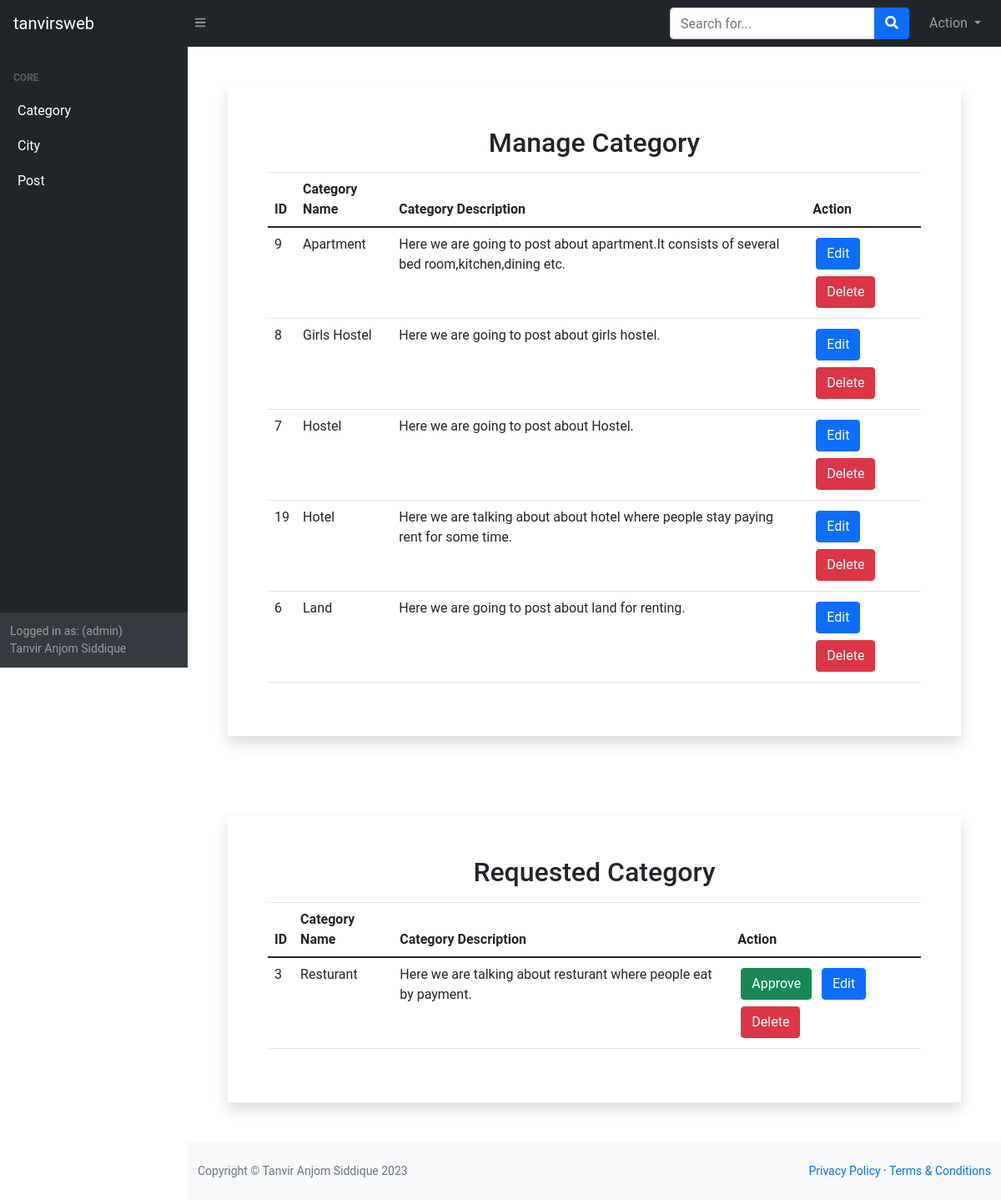
The app's page /Admin/manage_category.php (signed in), older data.
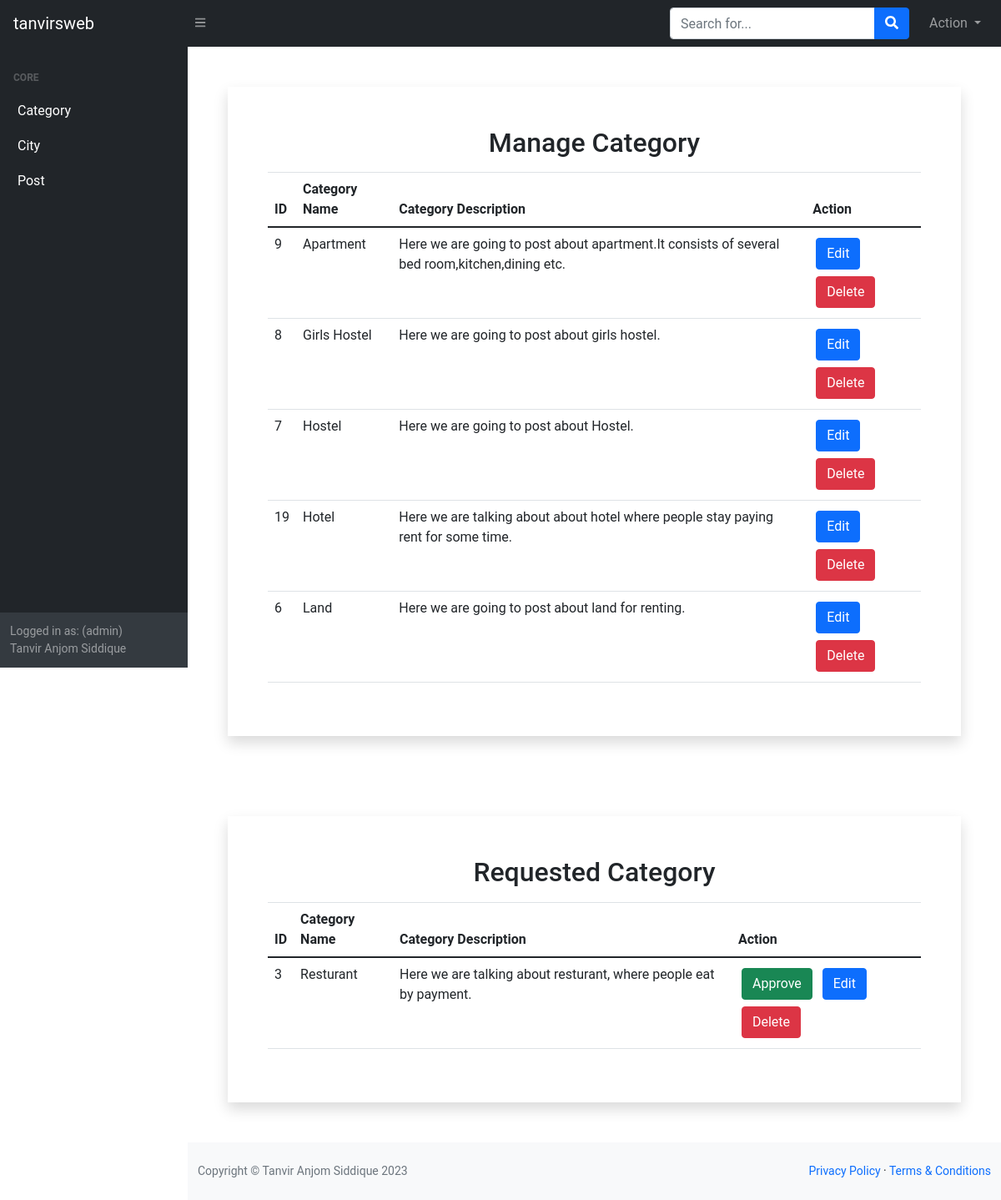
The same page, newer data.
### tables this page shows
CREATE TABLE `category_req` (
  `cat_id` int(255) NOT NULL,
  `cat_name` text NOT NULL,
  `cat_des` text NOT NULL,
  `ctg_author_id` int(11) NOT NULL
);

### Admin/manage_category.php (called while the page is built, shortened)
<?php
    include("template.php");
?>

### Admin/class/function.php (called while the page is built, shortened)
<?php
    class adminBlog{
        protected function connect() {
            try{
                $username="root";
                $password="";
                $dbh=new PDO('mysql:host=localhost;dbname=house_renting',$username,$password);
                return $dbh;
            }
            catch(PDOException $e){
                print "Error!: ".$e->getMessage()."<br>";
                die();
            }
        }
        public function display_category(){
            $stmt=$this->connect()->prepare("SELECT * FROM category ORDER BY cat_name;");
            if( ( !$stmt->execute(array()) ) || ($stmt->rowCount() == 0) ){
                $stmt=null;
                exit();
            }
            $category =$stmt->fetchAll(PDO::FETCH_ASSOC);
            return $category;
        }
        public function display_category_req(){
            $stmt=$this->connect()->prepare("SELECT * FROM category_req ORDER BY cat_name;");
            if( ( !$stmt->execute(array()) ) || ($stmt->rowCount() == 0) ){
                $stmt=null;
                exit();
            }
            $category =$stmt->fetchAll(PDO::FETCH_ASSOC);
            return $category;
        }
    }
?>

### Admin/view/manage_category_view.php (the view, shortened to what this page needs)
<?php
    $catdata=$obj->display_category();
?>
<div class="shadow m-5 p-5">
    <h2 class="text-center mb-3">Manage Category</h2>
    <table class="table">
        <thead>
            <tr>
                <th>ID</th>
                <th>Category Name</th>
                <th>Category Description</th>
                <?php if($_SESSION['person']=='admin'){?>
                    <th>Action</th>
                <?php } ?>
            </tr>
        </thead>
        <tbody>
            <?php
                foreach($catdata as $cat){ ?>
                <tr>
                    <td> <?php echo $cat['cat_id']; ?> </td>
                    <td> <?php echo $cat['cat_name']; ?> </td>
                    <td> <?php echo $cat['cat_des']; ?> </td>
                    <td>
                        <?php if($_SESSION['person']=='admin'){?>
                        <a href="edit_category.php?status=edtctg&&id=<?php echo $cat['cat_id']; ?>" class="btn btn-primary m-1">Edit</a>
                        <a href="?status=delctg&&delid=<?php echo $cat['cat_id']; ?>" class="btn btn-danger m-1">Delete</a>
                        <?php } ?>
                    </td>
                </tr>
            <?php } ?>
        </tbody>
    </table>
</div>
<div class="shadow m-5 p-5">
    <h2 class="text-center mb-3">Requested Category</h2>
    <table class="table">
        <thead>
            <tr>
                <th>ID</th>
                <th>Category Name</th>
                <th>Category Description</th>
                <th>Action</th>
            </tr>
        </thead>
        <tbody>
            <?php
            $catdata=$obj->display_category_req();
            foreach($catdata as $cat){ ?>
                <tr>
                    <td> <?php echo $cat['cat_id']; ?> </td>
                    <td> <?php echo $cat['cat_name']; ?> </td>
                    <td> <?php echo $cat['cat_des']; ?> </td>
                    <td>
                        <?php if($_SESSION['person']=='admin'){ ?>
                        <a href="?status=apvctg&&id=<?php echo $cat['cat_id']; ?>" class="btn btn-success m-1">Approve</a>
                        <?php } ?>
                        <a href="edit_category.php?status=edtctgreq&&id=<?php echo $cat['cat_id']; ?>" class="btn btn-primary m-1">Edit</a>
                        <a href="?status=delctgreq&&delid=<?php echo $cat['cat_id']; ?>" class="btn btn-danger m-1">Delete</a>
                    </td>
                </tr>
            <?php } ?>
        </tbody>
    </table>
</div>

Row changes from the older to the newer data that the page shows:
changed category_req "Resturant": cat_des "Here we are talking about resturant where people eat by payment." → "Here we are talking about resturant, where people eat by payment."
